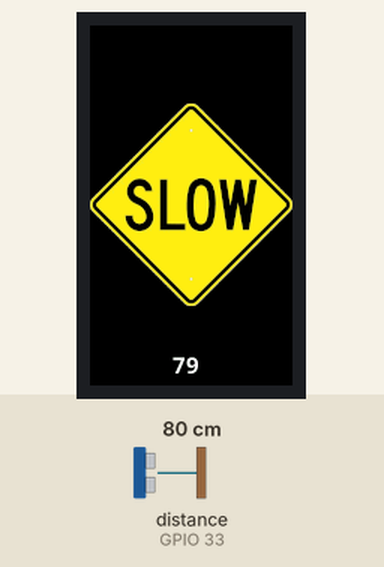
A sketch run on a simulated ESP32. Parts: 135×240 colour display. Wiring (inferred from the names in the program): ultrasonic range finder: trigger GPIO 32; echo GPIO 33. The test bench sets the inputs (shaded band); at power-on: distance to the obstacle (sensor on GPIO 33) 80 cm. The echo pulse lasts 58.3 µs per cm.

Above: at 1.3 s.
1.4 s: distance to the obstacle (sensor on GPIO 33) set to 2 cm
At 2.4 s:
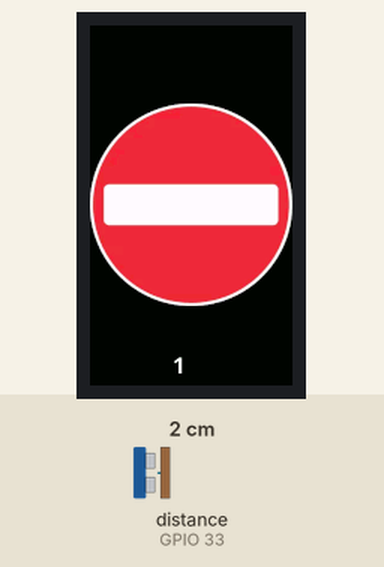
3.0 s: distance to the obstacle (sensor on GPIO 33) set to 120 cm
At 3.9 s:
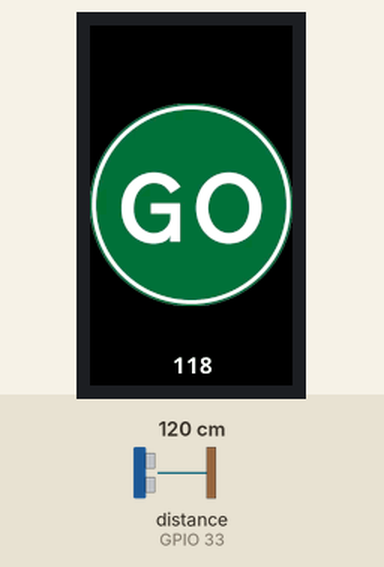
4.6 s: distance to the obstacle (sensor on GPIO 33) set to 4 cm
At 5.4 s:
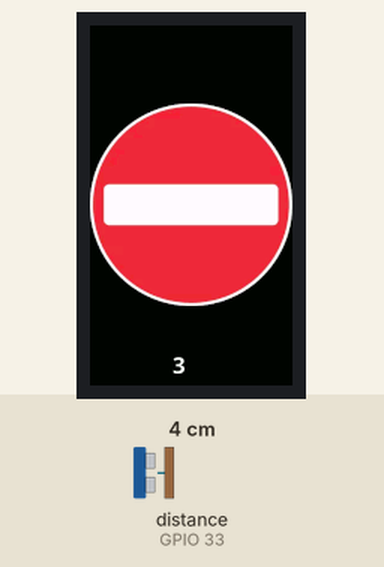
Timing chart, 0 to 7.6 s (numbered marks = the images above; inputs shaded):
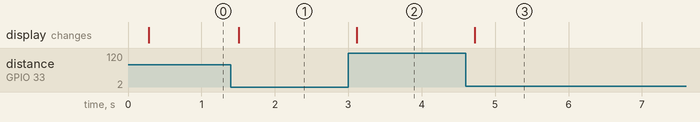

Measured:
- after the input at 1.4 s, the display: changes after 0.11 s (image 1)
- after the input at 3.0 s, the display: changes after 0.11 s (image 2)
- after the input at 4.6 s, the display: changes after 0.12 s (image 3)

The sketch:

parking.ino
```cpp
#include <SPI.h>
#include <TFT_eSPI.h> // Include the graphics library - install and configure https://github.com/Bodmer/TFT_eSPI
#include "NotoSansBold15.h"
#include "ImgGo.h"
#include "ImgSlow.h"
#include "ImgStop.h"
#include "ImgBack.h"

// Settings
#define SOUND_SPEED 0.034 // sound speed in cm/uS
#define GPIO_TRIG 32
#define GPIO_ECHO 33
#define GPIO_BL 4
#define SLOW_DOWN 97
#define STOP_FROM 77 // inclusve
#define STOP_TO 73   // inclusve

TFT_eSPI tft = TFT_eSPI(); // Create object "tft"

long duration;
float distanceCm = 150;
float previousDistanceCm = 0;
bool triggerChange = false;
bool backlight = true;
int sleepCtr = 0;
int testCtr = 0;
int moveState = 1;

void setup()
{
  tft.init();
  tft.setRotation(2);
  tft.setSwapBytes(true);
  tft.fillScreen(TFT_BLACK);
  tft.loadFont(NotoSansBold15);
  pinMode(GPIO_TRIG, OUTPUT);
  pinMode(GPIO_ECHO, INPUT);
}

void loop()
{
  checkDistance();
  // mockCheckDistance();
  distanceChanges();

  if (sleepCtr > 250)
  {
    backlightOff();
  }
  else
  {
    if (triggerChange)
    {
      backlightOn();
      updateScreen();
    }
  }

  if (sleepCtr > 99999)
  {
    sleepCtr = 999;
  }
  sleepCtr++;

  delay(40);
}

void mockCheckDistance()
{
  if (testCtr == 50)
  {
    distanceCm = SLOW_DOWN;
  }
  else if (testCtr == 100)
  {
    distanceCm = STOP_FROM;
  }
  else if (testCtr == 150)
  {
    distanceCm = STOP_TO - 5;
  }
  else if (testCtr == 600)
  {
    distanceCm = 150;
    testCtr = 0;
  }
  testCtr++;
}

void checkDistance()
{
  digitalWrite(GPIO_TRIG, LOW);
  delayMicroseconds(2);
  digitalWrite(GPIO_TRIG, HIGH);
  delayMicroseconds(10);
  digitalWrite(GPIO_TRIG, LOW);
  duration = pulseIn(GPIO_ECHO, HIGH);     // Reads the GPIO_ECHO, returns the sound wave travel time in microseconds
  distanceCm = duration * SOUND_SPEED / 2; // Calculate distance
}

void distanceChanges()
{
  triggerChange = abs(previousDistanceCm - distanceCm) >= 0.5;
  previousDistanceCm = distanceCm;
  if (triggerChange)
  {
    sleepCtr = 0;
  }
}

void updateScreen()
{
  if (distanceCm > SLOW_DOWN)
  {
    tft.pushImage(0, 0, 135, 240, ImgGo);
  }
  else if (distanceCm <= SLOW_DOWN && distanceCm > STOP_FROM)
  {
    tft.pushImage(0, 0, 135, 240, ImgSlow);
  }
  else if (distanceCm <= STOP_FROM && distanceCm >= STOP_TO)
  {
    tft.pushImage(0, 0, 135, 240, ImgStop);
  }
  else
  {
    tft.pushImage(0, 0, 135, 240, ImgBack);
  }
  tft.setCursor(55, 220);
  tft.print((int)distanceCm);
}

void backlightOn()
{
  if (!backlight)
  {
    digitalWrite(GPIO_BL, HIGH);
    backlight = true;
  }
}

void backlightOff()
{
  if (backlight)
  {
    tft.fillScreen(TFT_BLACK);
    digitalWrite(GPIO_BL, LOW);
    backlight = false;
  }
}
```

Source omitted: ImgBack.h (data table, 313602 bytes), ImgGo.h (data table, 313598 bytes), ImgSlow.h (data table, 313597 bytes), ImgStop.h (data table, 313602 bytes), toSansBold15.h (data table, 65732 bytes)
